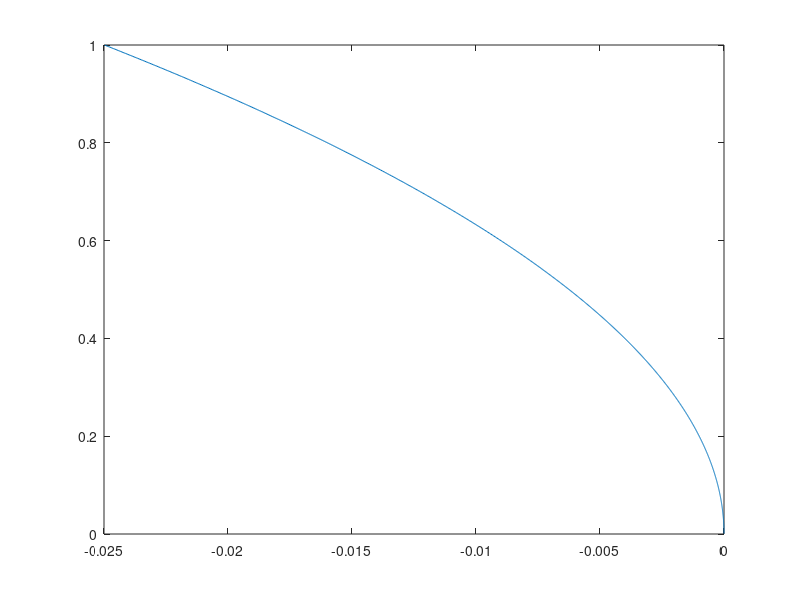
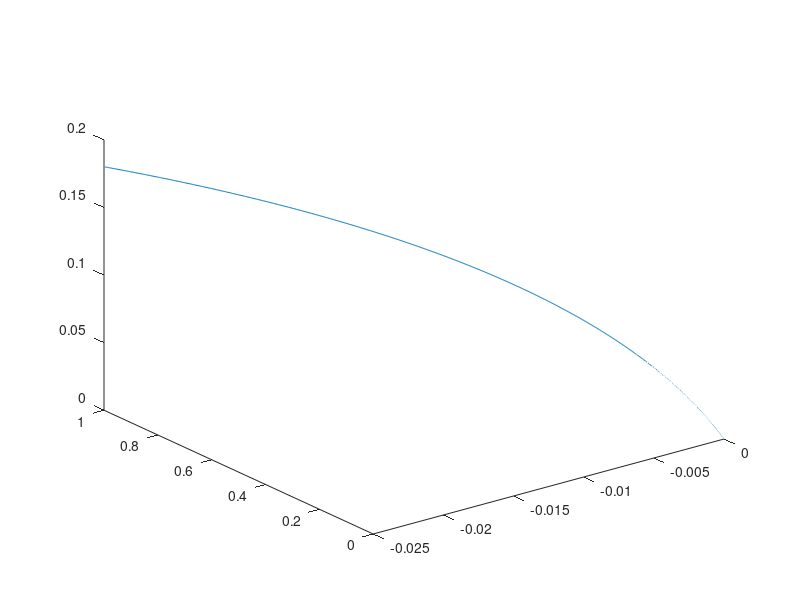

MATLAB code for these plots, in order:
%% MTPA代码仿真测试
% 创建人：      杨晅
% 创建时间：    2024.4.5
% 版本：        V0.0.1                    
% 更新记录：       
%
%%
clear 
close all
clc
%%
Pn = 4;
Phi_f = 0.03;
Ld = 2e-3;
Lq = 2.75E-3;
Imax = 1e-3:1e-3:1;
[~,len] = size(Imax);
MTPA_I = zeros(2,len);
MTPA_Te = zeros(1,len);

for i = 1:len
    Id = -Imax(i):Imax(i)/1e5:Imax(i);
    Iq = sqrt(Imax(i)^2 - Id.^2);
    Te = 3.*Pn.*Iq.*(Phi_f - ((Lq-Ld).*Id))/2;
    [~,index_max] = max(Te);
    MTPA_Te(i) = Te(index_max);
    MTPA_I(:,i) = [Id(index_max);Iq(index_max)];
    clear Iq Id Te index_max;
end


%% Display
figure(1)
plot(MTPA_I(1,:),MTPA_I(2,:));
figure(2)
plot3(MTPA_I(1,:),MTPA_I(2,:),MTPA_Te);
% title('');
